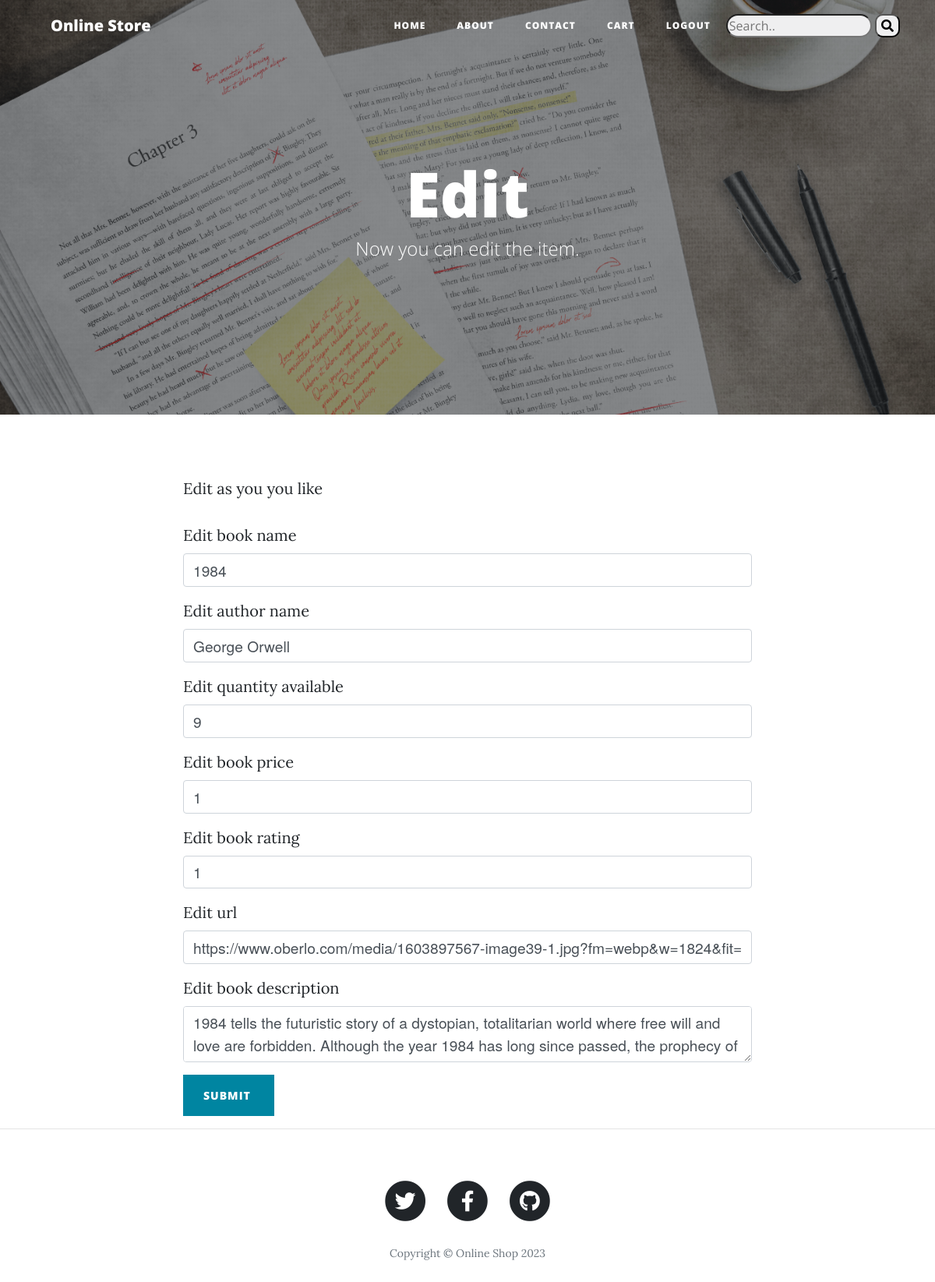
The app's page /edit/4 (signed in), older data.
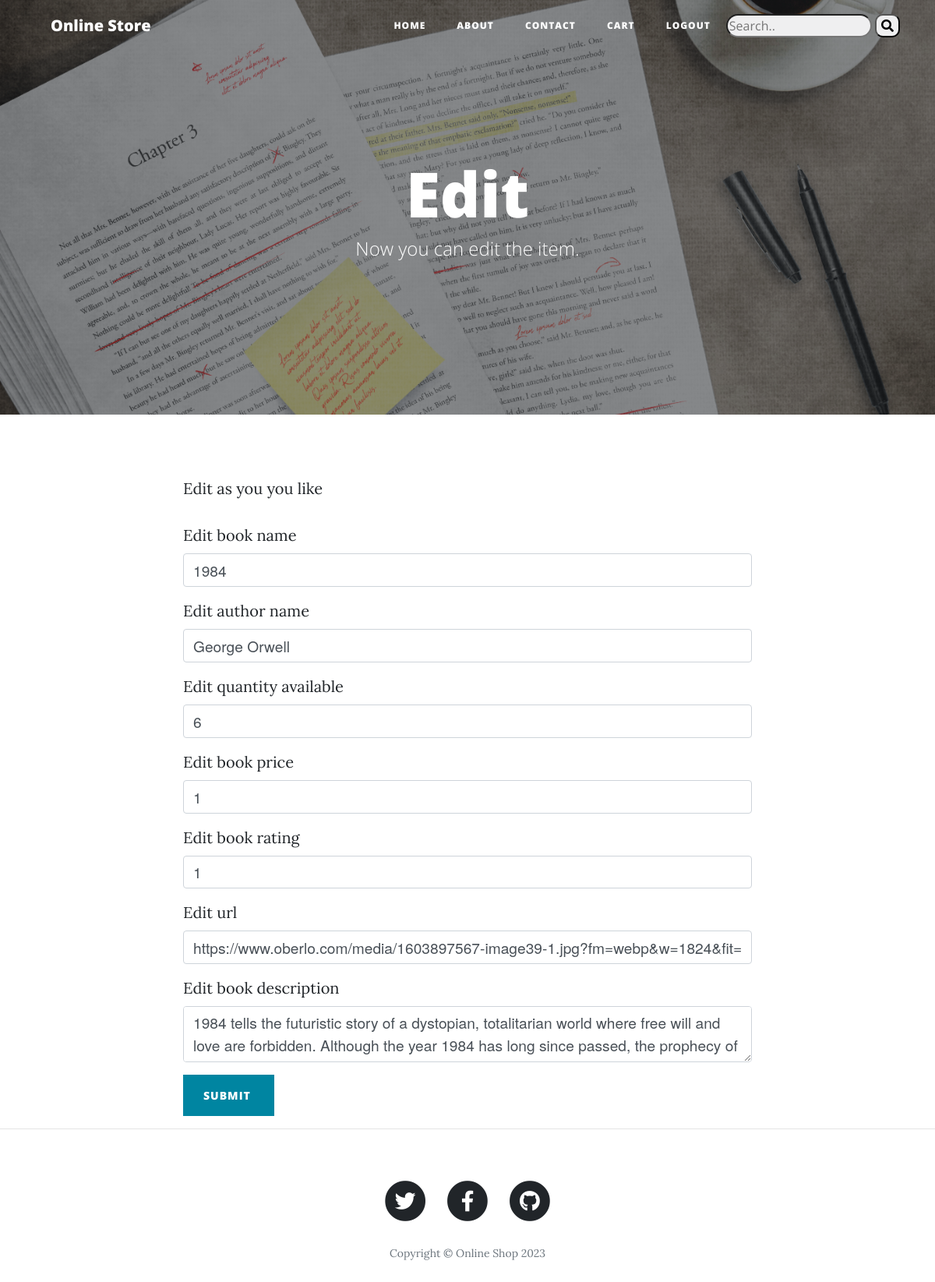
The same page, newer data.
### main.py (models this page shows)
class Books(db.Model):
    id = db.Column(db.Integer, primary_key=True)
    name = db.Column(db.String(250))
    author = db.Column(db.String(250))
    quantity = db.Column(db.Integer)
    price = db.Column(db.Integer)
    rating = db.Column(db.Integer)
    url = db.Column(db.String(250))
    description = db.Column(db.String(250))

### main.py (the view, shortened to what this page needs)
@app.route('/edit/<int:id>', methods=["GET", "POST"])
@login_required
def edit(id):
    edit_form = BookForm()
    if request.method == 'GET':
        book_to_edit = Books.query.filter_by(id=id).first()
        edit_form.name.data = book_to_edit.name
        edit_form.author.data = book_to_edit.author
        edit_form.quantity.data = book_to_edit.quantity
        edit_form.price.data = book_to_edit.price
        edit_form.rating.data = book_to_edit.rating
        edit_form.url.data = book_to_edit.url
        edit_form.description.data = book_to_edit.description
        return render_template('edit.html', form=edit_form)

### forms.py
class BookForm(FlaskForm):
    name = StringField('Edit book name', validators=[DataRequired()])
    author = StringField('Edit author name', validators=[DataRequired()])
    quantity = IntegerField('Edit quantity available ', validators=[DataRequired(message='Error: Integer expected')])
    price = FloatField('Edit book price', validators=[DataRequired(message='Error: Integer expected')])
    rating = IntegerField('Edit book rating', validators=[DataRequired(message='Error: Integer expected'), NumberRange(min=0, max=5)])
    url = TextField('Edit url', validators=[DataRequired(), URL()])
    description = TextAreaField('Edit book description', validators=[DataRequired()])
    submit = SubmitField('Submit ')

### main.py (called while the page is built)
@login_manager.user_loader
def load_user(user_id):
    print(f'User id to load: {User.query.get(int(user_id))}')
    return User.query.get(int(user_id))

### templates/edit.html
{% include "header.html" %}
{% import "bootstrap/wtf.html" as wtf %}
  <header class="masthead" style="background-image: url('{{ url_for('static', filename='img/edit.jpg')}}')">
    <div class="overlay"></div>
    <div class="container">
      <div class="row">
        <div class="col-lg-8 col-md-10 mx-auto">
          <div class="page-heading">
            <h1>Edit</h1>
            <span class="subheading">Now you can edit the item.</span>
          </div>
        </div>
      </div>
    </div>
  </header>
  <div class="container">
    <div class="row">
      <div class="col-lg-8 col-md-10 mx-auto">
        <p>Edit as you you like</p>
          {{ wtf.quick_form(form, button_map={"submit": "primary"}, novalidate=False) }}
      </div>
    </div>
  </div>
  <hr>
  {% include "footer.html" %}

Row changes from the older to the newer data that the page shows:
changed Books "George Orwell": quantity "9" → "6"
